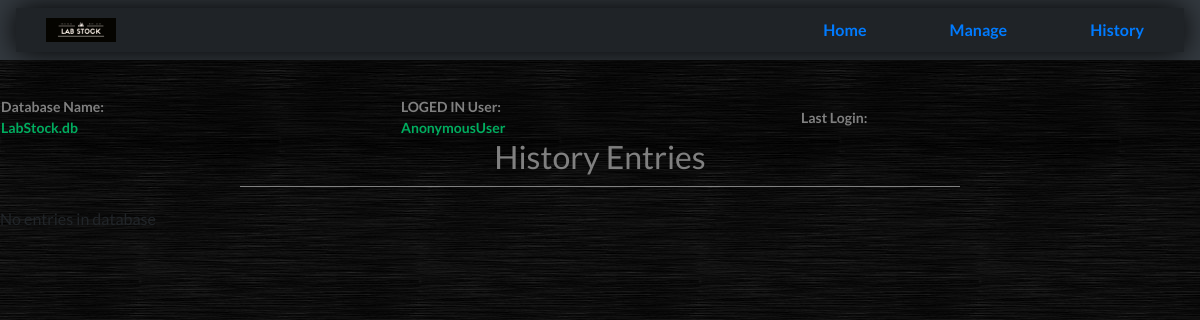
Page /history on the earlier database version.
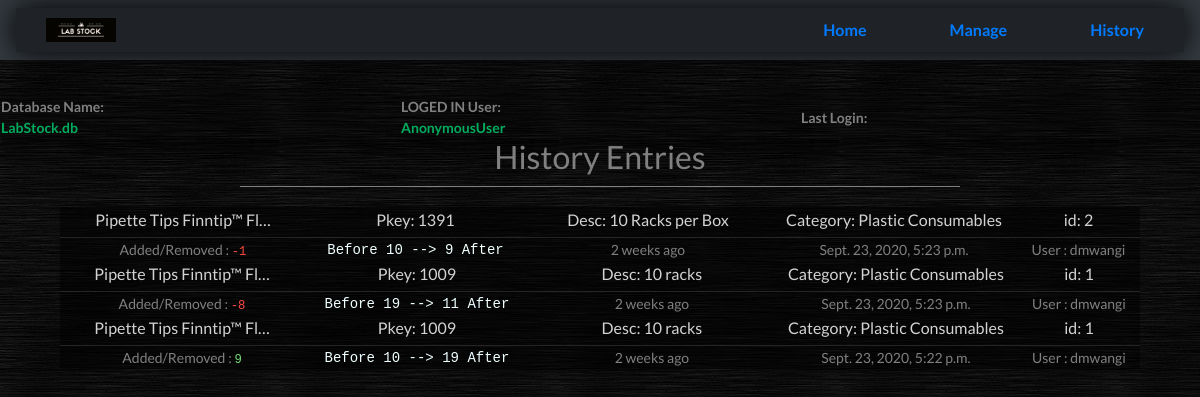
Same page on the later database version.
### stock/models.py (models this page shows, shortened)
class HistConf(models.Model):
	item = models.ForeignKey(Product, on_delete=models.CASCADE)
	actual= models.PositiveSmallIntegerField()
	transition = models.IntegerField()
	total = models.PositiveSmallIntegerField()
	user = models.CharField(max_length=50)
	time = models.DateTimeField()

class Product(models.Model):
	category = models.ForeignKey(Category, on_delete=models.CASCADE)
	name = models.CharField(max_length=50, unique=True)
	brand = models.CharField(max_length=50)
	Catalog_No = models.CharField(max_length=100, blank=True)
	description = models.TextField(max_length=400)
	pkey = models.PositiveSmallIntegerField(unique=True, blank=True, help_text="Unique Product Key or Catalogue number. Current P.Key is unique")
	quantity = models.PositiveSmallIntegerField(help_text="Initial quantity value. Do no try to create a produt that already exists.")
	price = models.DecimalField(max_digits=8, decimal_places=2, help_text= " ex: $ 127.99 * Just type numbers")

class Category(models.Model):
	name = models.CharField(max_length=50, unique=True)
	description = models.TextField(max_length=400)
	def __str__(self):
		return self.name

### stock/views.py (the view)
# urls.py: path('history', views.history, name='history'),
def history(request):
	context ={'history':HistConf.objects.all()[::-1]}
	return render(request, 'stock_history.html', context)

### templates/stock_history.html (shortened to what this page needs)
{% extends 'base.html' %}
{% load static %}
{% load humanize %}
{% block title %}
	<link rel="stylesheet" href="{% static 'history.css' %}">
{% endblock %}
{% block content %}
<h2 class="title">History Entries</h2>
<div class="histdiv">
		{% for hist in history %}
		<table>
			<tr class="item">
				<td> {{hist.item.name|truncatechars:25}} </td>
				<td style="width: 15%;"> Pkey: {{hist.item.pkey}} </td>
				<td> Desc: {{hist.item.description|truncatechars:18}} </td>
				<td> Category: {{hist.item.category}}</td>
				<td style="width: 10%;"> id: {{hist.item.id}}</td>
			</tr>
			<tr class="his">
				<td>Added/Removed :
				{% if hist.transition > 0 %}
					 <pre style="color: #77DD77; display: inline;">{{hist.transition}}</pre>
				{% else %}
					<pre style="color: #FF4941; display: inline;">{{hist.transition}}</pre>
				{% endif %}
				</td>
				<td><pre style="color: azure; display: inline; font-size: 14px;">Before {{hist.actual}} --> {{hist.total}} After</pre></td>
				<td>{{hist.time|naturaltime}}</td>
				<td>{{hist.time}}</td>
				<td>User : {{hist.user}}</td>
			</tr>
		{% empty %}
		<tr><td>No entries in database</td></tr>
		{% endfor %}
</div>
{% endblock %}

Differences in the rows shown:
added HistConf: item.name "Pipette Tips Finntip™ Fl…", item.pkey "1391", item.description "10 Racks per Box", item.category "Plastic Consumables", item.id "2", transition "-1", actual "10", total "9", time "2 weeks ago", time "Sept. 23, 2020, 5:23 p.m.", user "dmwangi"
added HistConf: item.name "Pipette Tips Finntip™ Fl…", item.pkey "1009", item.description "10 racks", item.category "Plastic Consumables", item.id "1", transition "-8", actual "19", total "11", time "2 weeks ago", time "Sept. 23, 2020, 5:23 p.m.", user "dmwangi"
added HistConf: item.name "Pipette Tips Finntip™ Fl…", item.pkey "1009", item.description "10 racks", item.category "Plastic Consumables", item.id "1", transition "9", actual "10", total "19", time "2 weeks ago", time "Sept. 23, 2020, 5:22 p.m.", user "dmwangi"
Other differences:
text no longer shown: "No entries in database"
